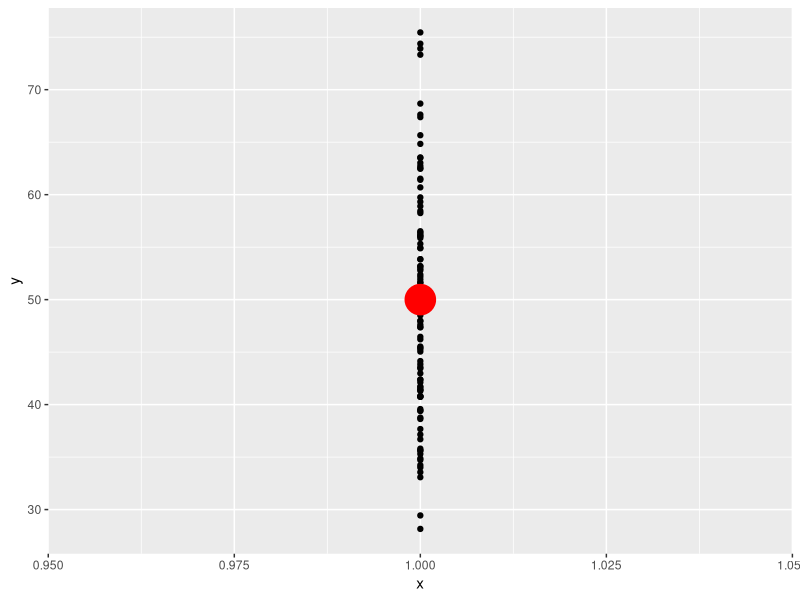
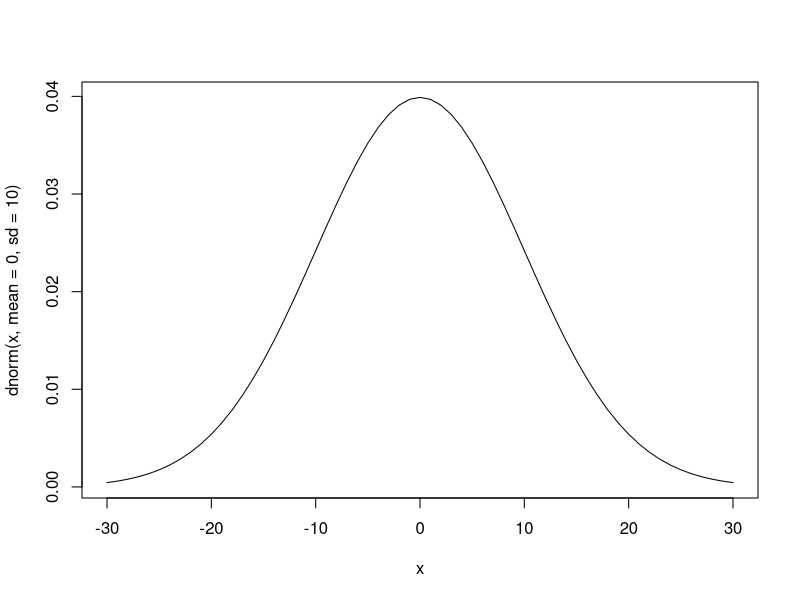
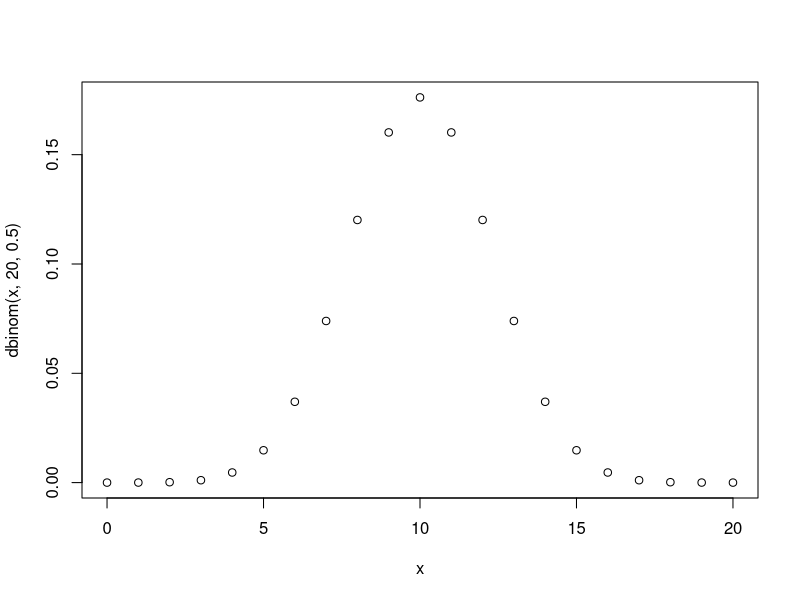
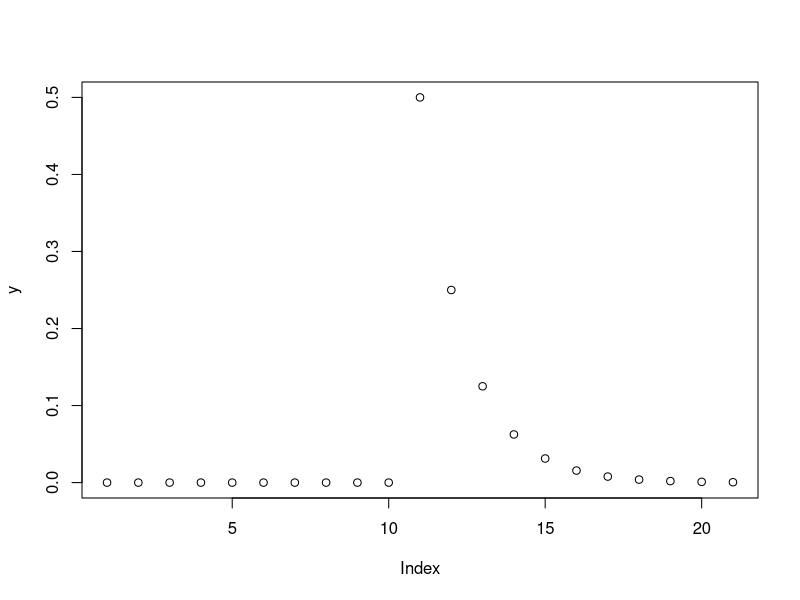
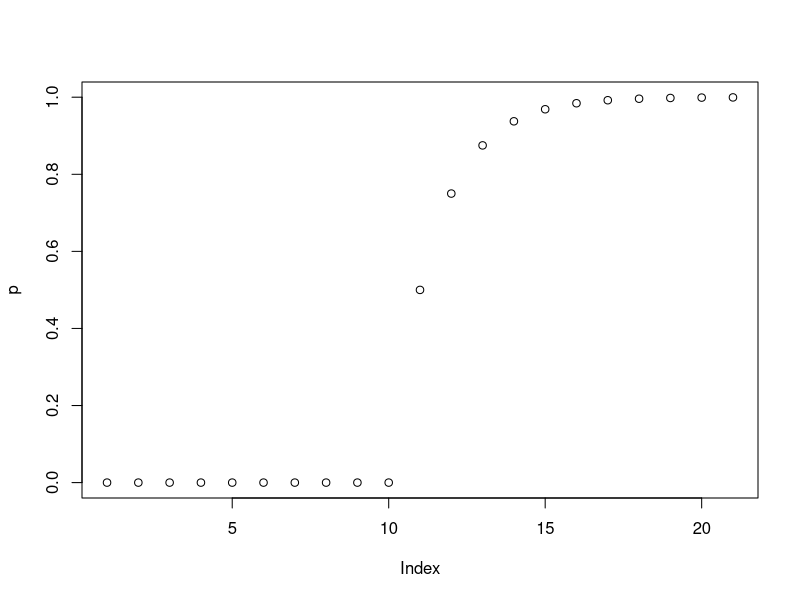

Source code (R) for these figures, in order:

pnorm(50, 45, 8, lower.tail = F)

rnorm(1:400, 38, 6)

empl<- rnorm(1:400, 38, 6)

empl[empl>44]

empl[empl>=38 & empl<=44]

empl[empl<30]



# Sampling from a population
sample(1:10, size = 100, replace = T)

# Normal population of numbers

rnorm(100, mean = 50, sd = 10)

rep(1,100)

x<- rep(1,100)

y<- rnorm(100, mean = 50, sd = 10)


dat <- data.frame(x,y)

dat

x<- 1
y<- 50
mean <- data.frame(x,y)

mean

library(ggplot2)

ggplot()+
    geom_point(data = dat, aes(x,y)) +
    geom_point(data = mean, aes(x,y), 
               size = 10, color = "red")


x <- seq(-30,30,1)
x


plot(x=x, y=dnorm(x, mean=0, sd=10), type='l')


# Binomial distribution

x <- seq(0,20,1)
x
y=dbinom(x,20,1)

y

plot(x=x, y=dbinom(x,20,0.5))

    
# Geometric distribution

x<- c(0,1,1,1,0,0,0,1,1,0)

x<- -10:10

y<- dgeom(x, prob = 0.5)


p<- pgeom(x, prob = 0.5)

plot(y)

plot(p)


log(67)
